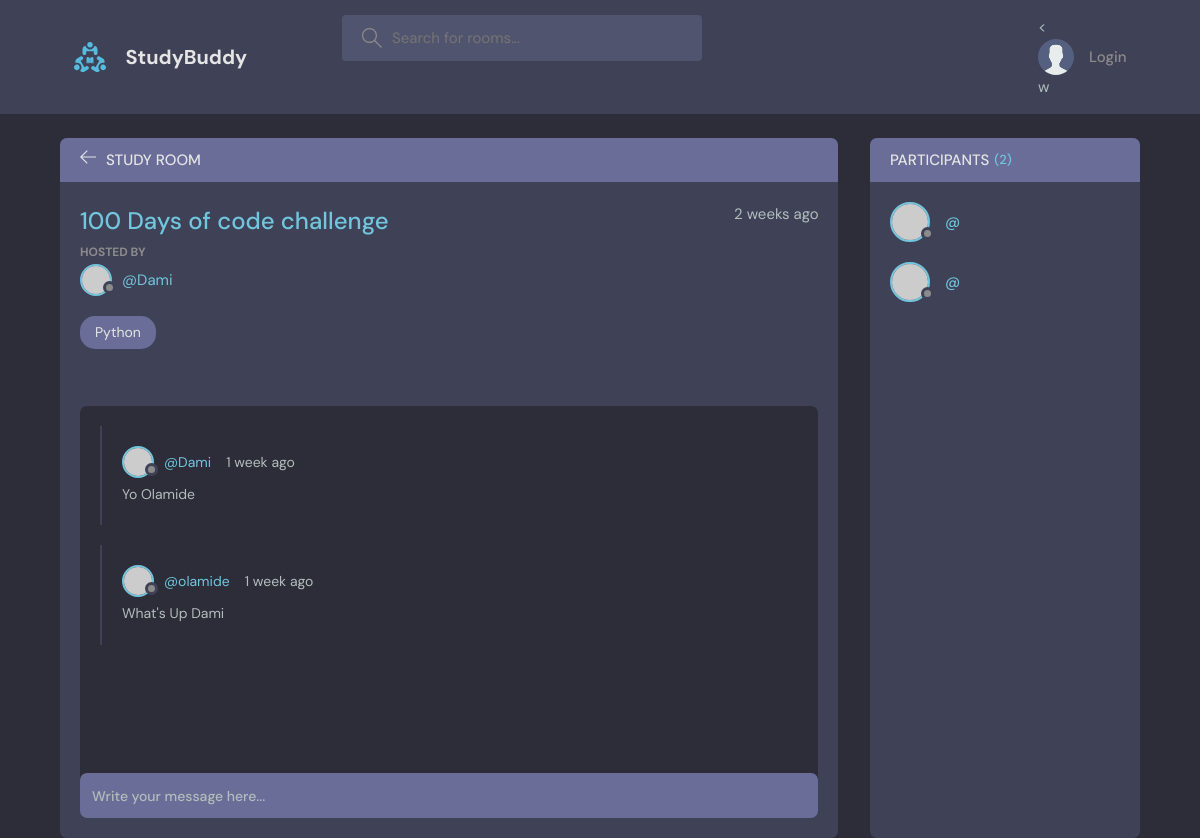
Page /room/2/ on the committed database.
### base/models.py (models this page shows, shortened)
class Room(models.Model):
    host = models.ForeignKey(User,on_delete=models.SET_NULL,null=True)
    topic  = models.ForeignKey(Topic,on_delete=models.SET_NULL,null=True)
    name = models.CharField(max_length=200)
    description = models.TextField(null = True, blank=True)
    participants = models.ManyToManyField(User, related_name='participants',
                                          blank=True)
    updated = models.DateTimeField(auto_now=True)
    created = models.DateTimeField(auto_now_add=True)
    class Meta:
        ordering = ['-updated','-created']

class Topic(models.Model):
    name = models.CharField(max_length=200)
    def __str__(self):
        return self.name

class Message(models.Model):
    user = models.ForeignKey(User, on_delete=models.CASCADE)
    room = models.ForeignKey(Room,on_delete=models.CASCADE)
    body = models.TextField()
    updated = models.DateTimeField(auto_now=True)
    created = models.DateTimeField(auto_now_add=True)
    class Meta:
        ordering = ['-updated','-created']

### base/views.py (the view, shortened to what this page needs)
# urls.py: path('room/<str:pk>/', views.room, name='room'),
def room(request, pk):
    room = Room.objects.get(id=pk)
    room_messages = room.message_set.all()
    participants = room.participants.all()
    context = {'room': room, 'room_messages': room_messages,
                'participants':participants}
    return render(request, 'base/room.html', context)

### base/templates/base/room.html (shortened to what this page needs)
{% extends 'main.html'%}
{% block content %}
    <main class="profile-page layout layout--2">
      <div class="container">
        <div class="room">
          <div class="room__top">
            <div class="room__topLeft">
              <a href="{% url 'home' %}">
                <svg version="1.1" xmlns="http://www.w3.org/2000/svg" width="32" height="32" viewBox="0 0 32 32">
                  <title>arrow-left</title>
                  <path
                    d="M13.723 2.286l-13.723 13.714 13.719 13.714 1.616-1.611-10.96-10.96h27.625v-2.286h-27.625l10.965-10.965-1.616-1.607z"
                  ></path>
                </svg>
              </a>
              <h3>Study Room</h3>
            </div>
          </div>
          <div class="room__box scroll">
            <div class="room__header scroll">
              <div class="room__info">
                <h3>{{room.name}}</h3>
                <span>{{room.created|timesince}} ago</span>
              </div>
              <div class="room__hosted">
                <p>Hosted By</p>
                <a href="{% url 'user-profile' room.host.id %}" class="room__author">
                  <div class="avatar avatar--small">
                    <img src="https://randomuser.me/api/portraits/men/37.jpg" />
                  </div>
                  <span>@{{room.host.username}}</span>
                </a>
              </div>
              <span class="room__topics">{{room.topic}}</span>
            </div>
            <div class="room__conversation">
              <div class="threads scroll">
                {% for message in room_messages %}
                <div class="thread">
                  <div class="thread__top">
                    <div class="thread__author">
                      <a href="{% url 'user-profile' message.user.id %}" class="thread__authorInfo">
                        <div class="avatar avatar--small">
                          <img src="https://randomuser.me/api/portraits/men/37.jpg" />
                        </div>
                        <span>@{{message.user.username}}</span>
                      </a>
                      <span class="thread__date">{{message.created|timesince}} ago</span>
                    </div>
                  </div>
                  <div class="thread__details">
                     {{message.body}}
                  </div>
                </div>
              {% endfor %}
              </div>
            </div>
          </div>
          <div class="room__message">
            <form action="#"><input name="" placeholder="Write your message here..." /></form>
          </div>
        </div>
        <div class="participants">
          <h3 class="participants__top">Participants <span>({{participants.count}})</span></h3>
          <div class="participants__list scroll">
            {% for message in  room_messages %}
            <a href="{% url 'user-profile' user.id %}" class="participant">
              <div class="avatar avatar--medium">
                <img src="https://randomuser.me/api/portraits/men/37.jpg" />
              </div>
              <p>
                <span>@{{user.username}}</span>
              </p>
            </a>
            {%endfor %}
          </div>
        </div>
      </div>
    </main>
{% endblock content %}>

### rows in the picture
Room: name "100 Days of code challenge", created "2 weeks", host.username "Dami", topic "Python"
Message: user.username "Dami", created "1 week", body "Yo Olamide"
Message: user.username "olamide", created "1 week", body "What's Up Dami"

### other values in the picture
{{ participants.count }} "2"
